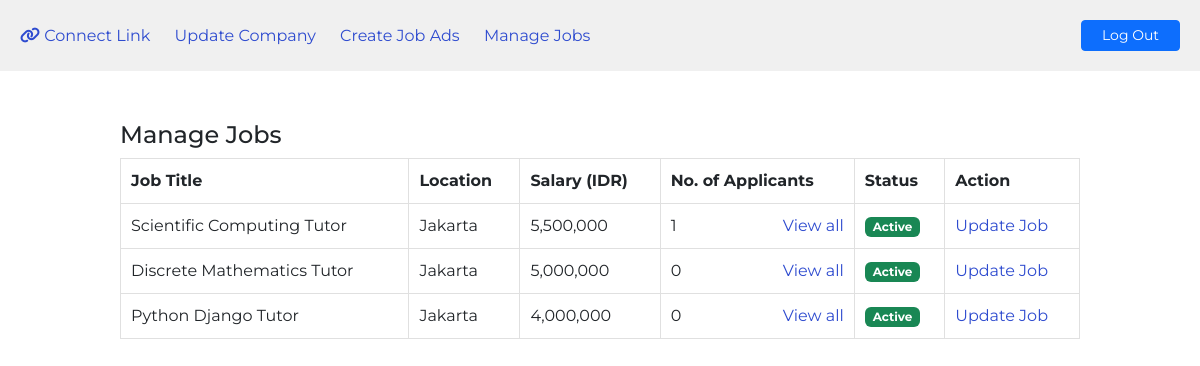
Screenshot of /job/manage-jobs/ (signed in) with the database file from the repository.
### job/models.py (models this page shows, shortened)
class Job(models.Model):
    job_type_choices = (
        ('Remote', 'Remote'),
        ('Onsite', 'Onsite'),
        ('Hybrid', 'Hybrid')
    )
    user = models.ForeignKey(User, on_delete = models.CASCADE) #creates many-to-one relationship between Job and User
    company = models.ForeignKey(Company, on_delete = models.CASCADE) #creates many-to-one relationship between Job and Company
    title = models.CharField(max_length = 100) #creates a field with max-length of 100 characters
    location = models.CharField(max_length = 100)
    salary = models.PositiveBigIntegerField(default = 5000000) #set default salary as 5,000,000
    requirements = models.TextField()
    is_available = models.BooleanField(default = True)
    timestamp = models.DateTimeField(auto_now_add = True)
    industry = models.ForeignKey(Industry, on_delete = models.CASCADE, null = True, blank = True) #creates many-to-one relationship between Job and Industry
    job_type = models.CharField(max_length = 20, choices = job_type_choices, null = True, blank = True)

### job/views.py (the view)
# urls.py: path('manage-jobs/', views.manage_jobs, name = 'manage-jobs'),
def manage_jobs(request):
    jobs = Job.objects.filter(user = request.user, company = request.user.company)
    context = {'jobs': jobs}
    return render(request, 'job/manage-jobs.html', context)

### templates/job/manage-jobs.html
{% extends 'base.html' %}
{% load humanize %}
{% block content %}
<h4>Manage Jobs</h4>
<table>
    <tr>
        <th>Job Title</th>
        <th>Location</th>
        <th>Salary (IDR)</th>
        <th>No. of Applicants</th>
        <th>Status</th>
        <th>Action</th>
    </tr>
    {% for job in jobs %}
    <tr>
        <td>{{job.title}}</td>
        <td>{{job.location}}</td>
        <td>{{job.salary|intcomma}}</td>
        <td>{{job.applyjob_set.all.count}} <a href="{% url 'all-applicant' job.pk %}" class="float-right">View all</a></td>
        {% if job.is_available %}
            <td><span class="badge bg-success">Active</span></td>
        {% else %}
            <td><span class="badge bg-warning">Inactive</span></td>
        {% endif %}
        <td><a href="{% url 'update-job' job.pk %}">Update Job</a></td>
    </tr>
    {% endfor %}
</table>
{% endblock content %}

### templates/base.html (style rules this page uses)
* { font-family: "Montserrat"; }
a { text-decoration: none; color: inherit; }
body { margin: 0; padding: 0; }
table { width: 100%; }
table, th, td { border: 1px solid #E0E0E0; padding: 10px; }
table a { color: #2E4BCF; }
table .float-right { float: right; }

### rows the page displays
Job: title "Scientific Computing Tutor", location "Jakarta", salary "5,500,000", applyjob_set.all.count "1", is_available "Active"
Job: title "Discrete Mathematics Tutor", location "Jakarta", salary "5,000,000", applyjob_set.all.count "0", is_available "Active"
Job: title "Python Django Tutor", location "Jakarta", salary "4,000,000", applyjob_set.all.count "0", is_available "Active"
